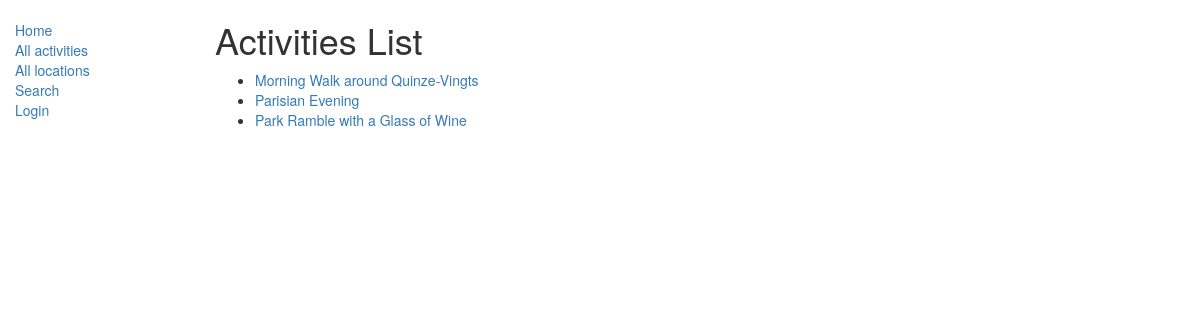
Before: /catalog/activities/ with the older database file.
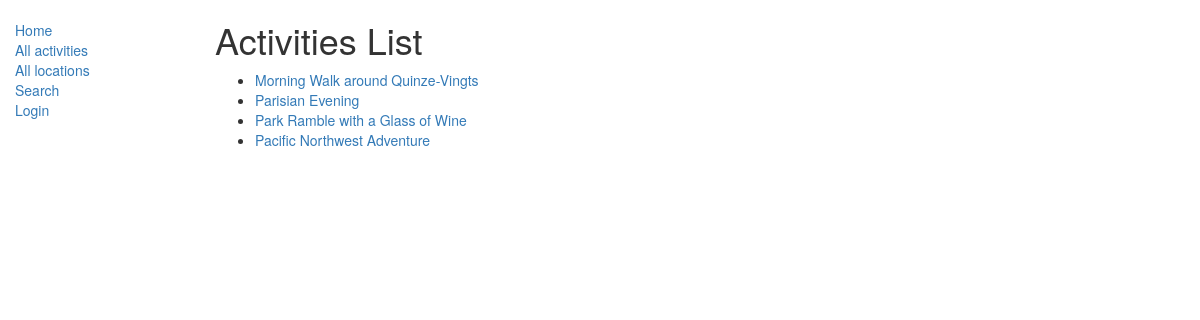
After: the same page with the newer database file.
### catalog/models.py (models this page shows, shortened)
class Activity(models.Model):
    title = models.CharField(max_length=200)
    summary = models.TextField(max_length=1000, help_text='Enter a brief description of the activity.') #Markdown
    summary_html = models.TextField(max_length=1000, editable=False)
    cost = models.IntegerField(help_text='Enter an approximate median cost for this activity.')
    duration = models.IntegerField(help_text='Enter an approximate number of hours this activity might take.')
    author = models.ForeignKey(User, on_delete=models.SET_NULL, null=True)
    location = models.ManyToManyField(Location, help_text='Select a location for this activity.')
    tag = models.ManyToManyField(Tag, help_text='Enter a tag for this activity to help people find it.')
    def get_absolute_url(self):
        return reverse('activity-detail', args=[str(self.id)])

### catalog/views.py (the view)
class ActivityListView(generic.ListView):
    model = Activity

### catalog/templates/catalog/activity_list.html
{% extends "base_generic.html" %}
{% block content %}
    <h1>Activities List</h1>
    {% if activity_list %}
    <ul>
      {% for activity in activity_list %}
      <li>
        <a href="{{ activity.get_absolute_url }}">{{ activity.title }}</a>
      </li>
      {% endfor %}
    </ul>
    {% else %}
      <p>There are no activities available yet. Can you think of a fun adventure to add?</p>
    {% endif %}
{% endblock %}

Changed rows visible on the page:
added Activity: title "Pacific Northwest Adventure"
